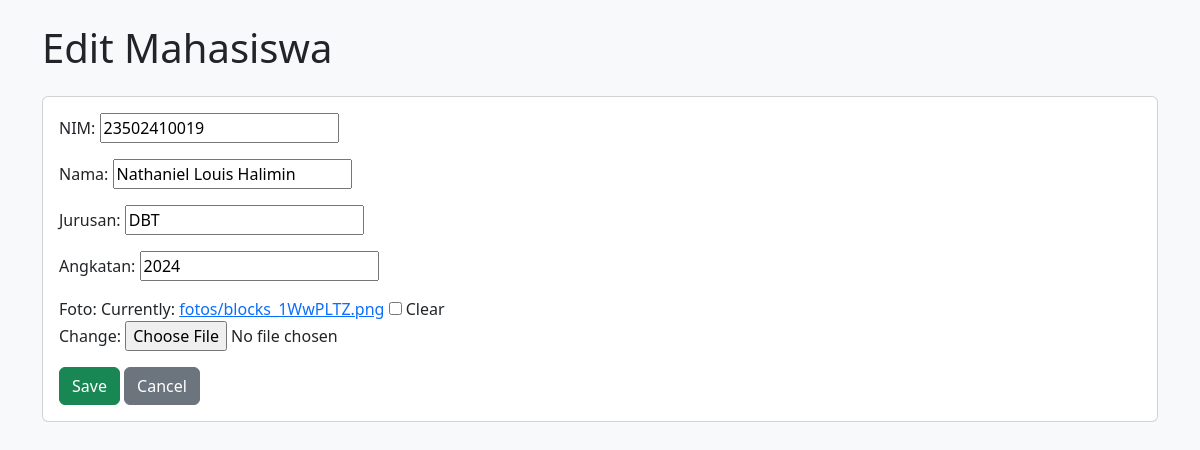
The page /mahasiswa/1/edit/ on the database its author committed.
### mahasiswa/models.py (models this page shows, shortened)
class Mahasiswa(models.Model):
    nim = models.CharField("NIM", max_length=20, unique=True)
    nama = models.CharField("Nama", max_length=100)
    jurusan = models.CharField("Jurusan", max_length=100, blank=True)
    angkatan = models.PositiveIntegerField("Angkatan", blank=True, null=True)
    foto = models.ImageField("Foto", upload_to='fotos/', blank=True, null=True)
    class Meta:
        verbose_name = "Mahasiswa"
        verbose_name_plural = "Mahasiswa"

### mahasiswa/views.py (the view)
# urls.py: path('<int:pk>/edit/', views.edit_mahasiswa, name='edit'),
def edit_mahasiswa(request, pk):
    mahasiswa = get_object_or_404(Mahasiswa, pk=pk)
    if request.method == 'POST':
        form = MahasiswaForm(request.POST, request.FILES, instance=mahasiswa)
        if form.is_valid():
            form.save()
            return redirect('mahasiswa:daftar')
    else:
        form = MahasiswaForm(instance=mahasiswa)
    return render(request, 'mahasiswa/create.html', {'form': form, 'mahasiswa': mahasiswa})

### mahasiswa/forms.py
class MahasiswaForm(forms.ModelForm):
    class Meta:
        model = Mahasiswa
        fields = ['nim', 'nama', 'jurusan', 'angkatan', 'foto']

### mahasiswa/templates/mahasiswa/create.html (shortened to what this page needs)
<!doctype html>
<html lang="id">
  <head>
    <link href="https://cdn.jsdelivr.net/npm/bootstrap@5.3.2/dist/css/bootstrap.min.css" rel="stylesheet">
  </head>
  <body class="bg-light">
    <div class="container py-4">
      <h1 class="mb-4">{% if mahasiswa %}Edit Mahasiswa{% else %}Tambah Mahasiswa{% endif %}</h1>
      <div class="card p-3">
        <form method="post" enctype="multipart/form-data">
          {{ form.as_p }}
          <div class="mt-2">
            <button type="submit" class="btn btn-success">Save</button>
            <a href="{% url 'mahasiswa:daftar' %}" class="btn btn-secondary">Cancel</a>
          </div>
        </form>
      </div>
    </div>
  </body>
</html>

### rows shown on the page
Mahasiswa: nim "23502410019", nama "Nathaniel Louis Halimin", jurusan "DBT", angkatan "2024"
